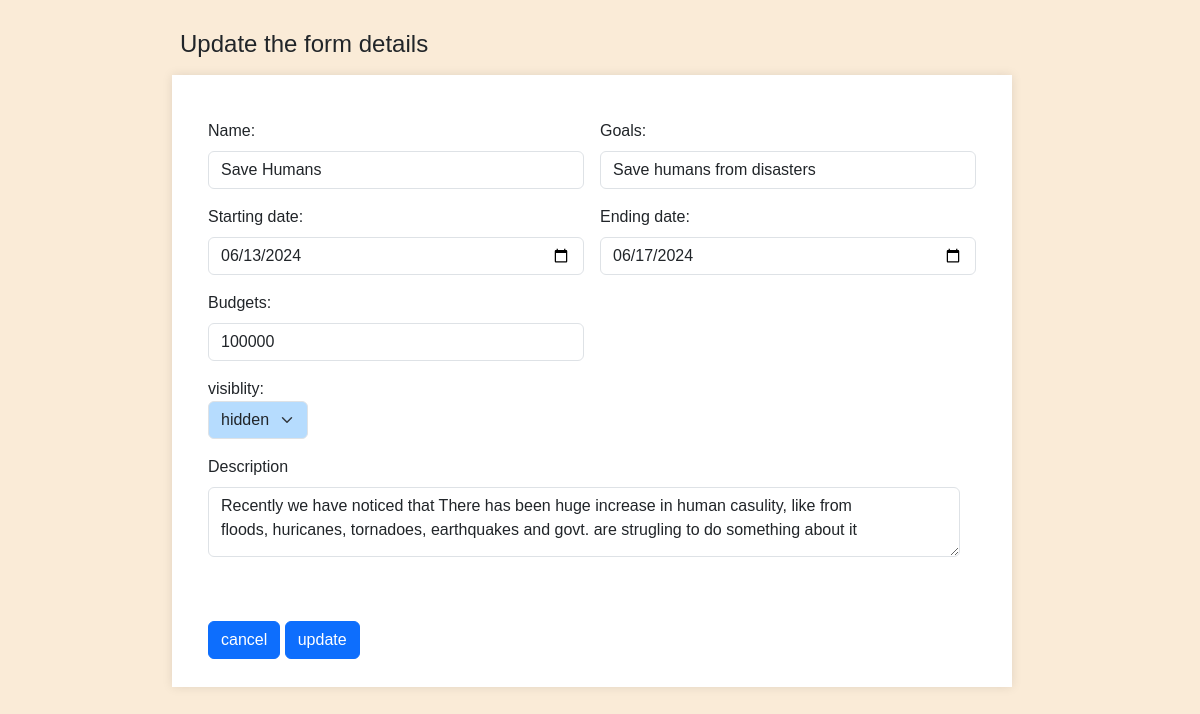
Before: /update_camp_details/2 with the older database file.
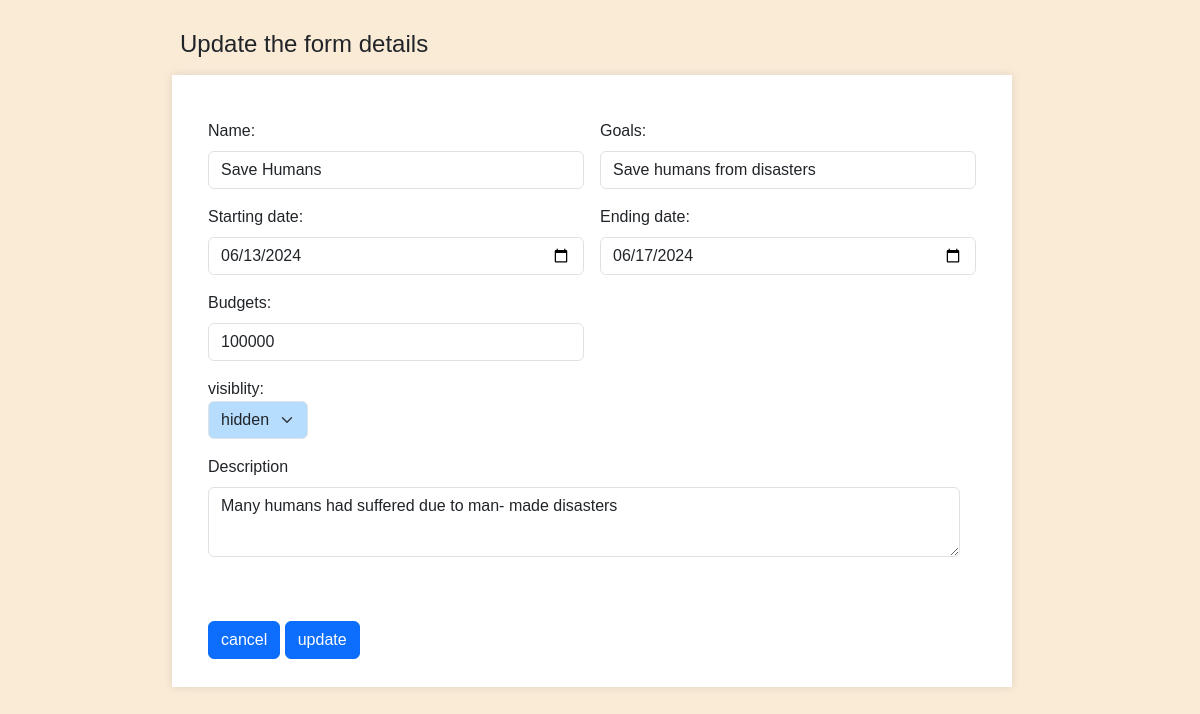
After: the same page with the newer database file.
### app.py (models this page shows)
class campaigns(db.Model):
    __tablename__='campaign'
    campaigns_id=db.Column(db.Integer,primary_key=True,autoincrement=True)
    sponser_id=db.Column(db.String,db.ForeignKey(Sponsers.Sponsers_id))
    name=db.Column(db.String,nullable=False)
    description=db.Column(db.String)
    start_date=db.Column(db.String)
    end_date=db.Column(db.String)
    budget=db.Column(db.Integer)
    Visibility=db.Column(db.String)
    goals=db.Column(db.String)

### app.py (the view)
@app.route("/update_camp_details/<int:campaigns_id>",methods=["GET"])
def some1(campaigns_id):
    data=db.session.query(campaigns).get(campaigns_id)
    print(data)
    return render_template("update_campdetails.html",data=data)

### templates/update_campdetails.html (shortened to what this page needs)
<!DOCTYPE html>
<html lang="en">
<head>
    <link href="https://cdn.jsdelivr.net/npm/bootstrap@5.3.3/dist/css/bootstrap.min.css" rel="stylesheet">
    <link rel="stylesheet" href="\static\style.css">
</head>
<body class="det">
     <h4>Update the form details</h4><br>
    <form class="row g-3" method="POST" action="/edit_campdetails/{{data.campaigns_id}}">
        <div class="col-md-6">
            <label for="inputCity" class="form-label">Name: </label>
            <input type="text" class="form-control" id="name" value="{{data.name}}" name="Name">
        </div><br>
        <div class="col-md-6">
            <label for="inputCity" class="form-label">Goals:</label>
            <input type="text" class="form-control" id="name" value="{{data.goals}}" name="Goals">
        </div><br>
        <div class="col-md-6">
            <label for="inputCity" class="form-label">Starting date:</label>
            <input type="date" class="form-control" id="name" value="{{data.start_date}}" name="sdate">
        </div><br>
        <div class="col-md-6">
            <label for="inputCity" class="form-label">Ending date:</label>
            <input type="date" class="form-control" id="name" value="{{data.end_date}}" name="edate">
        </div><br>
        <div class="col-md-6">
            <label for="inputCity" class="form-label">Budgets:</label>
            <input type="text" class="form-control" id="name" value="{{data.budget}}" name="budget">
        </div><br>
        <div class="dropdown">
            visiblity:
            <select name="visiblity" class="form-select" id="floatingSelect">
                <option>hidden</option>
            </select>
        </div><br>
        <div class="col-md-6 " >
            <div class="text-break">
                <label for="inputCity" class="form-label">Description</label>
                <textarea type="text" class="form-control" id="names"  name="description">{{data.description}}</textarea>
            </div>
        </div><br>
        <div class="col-12">
            <a href="/sponserhome/{{data.campaigns_id}}" class="btn btn-primary">cancel</a>
            <button type="submit" class="btn btn-primary">update</button>
        </div>
    </form>
    <br>
</body>
</html>

### static/style.css (style rules this page uses)
* { font-family:Tahoma, Geneva, Verdana, sans-serif; height: auto; }
.form-select { width: 100px; background-color: #b6dcfe; }
.det { margin-left: 15%; margin-right: 15%; background-color: antiquewhite; margin-top: 30px; justify-content: center; align-self: center; }
.g-3 { border: 8px solid white; background-color: white; padding: 20px; box-shadow: 0 0 10px rgba(0, 0, 0, 0.1); width: 100%; margin-right: 500px; }
#names { height: 70px; text-wrap:balance; }
.text-break { height: 150px; width: 200%; }

Changed rows visible on the page:
changed campaigns "Save Humans": description "Recently we have noticed that There has been huge increase in human casulity, like from floods, huricanes, tornadoes, earthquakes and govt. are strugling to do something about it" → "Many humans had suffered due to man- made disasters"
